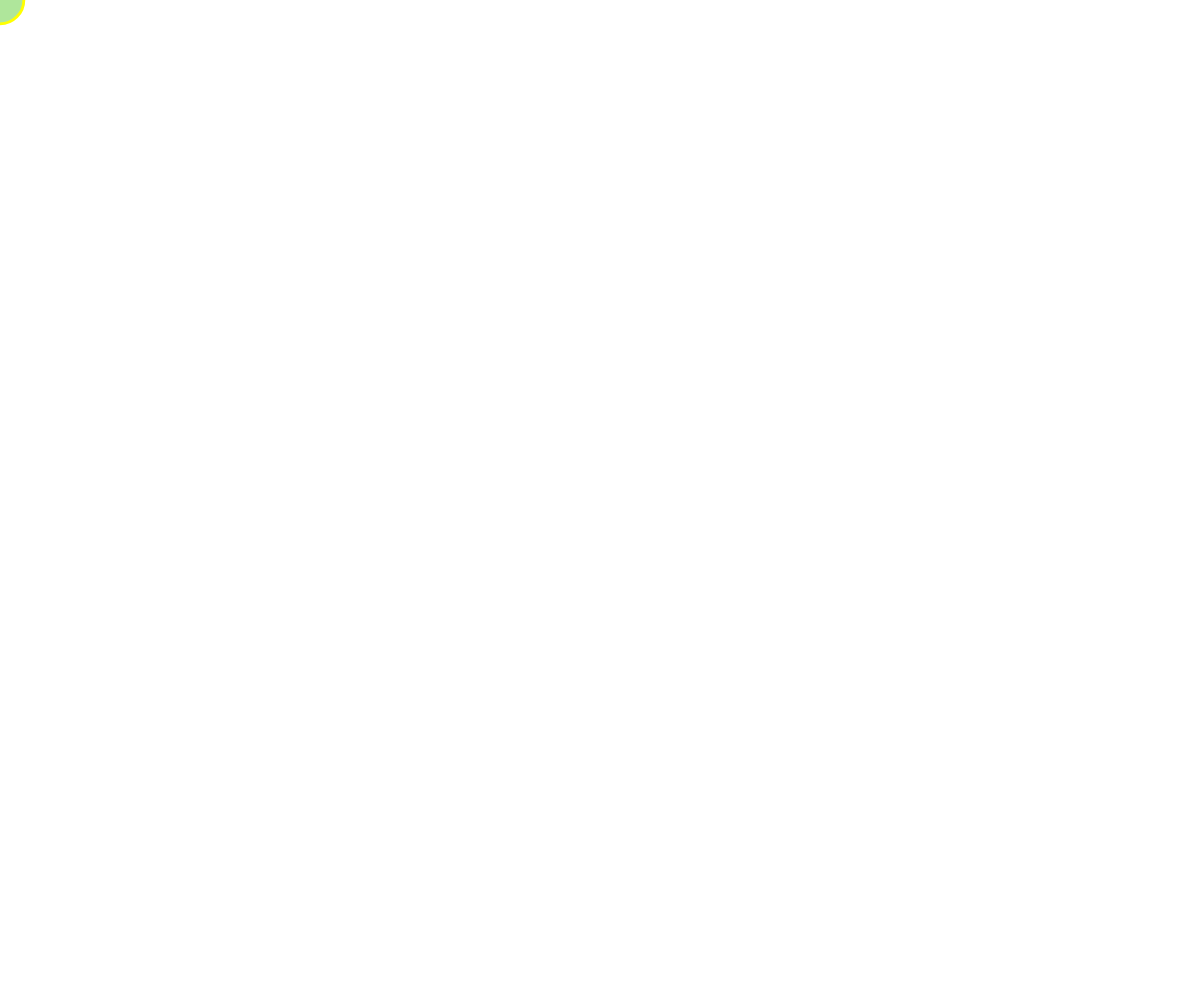
Frame 1 (no input)
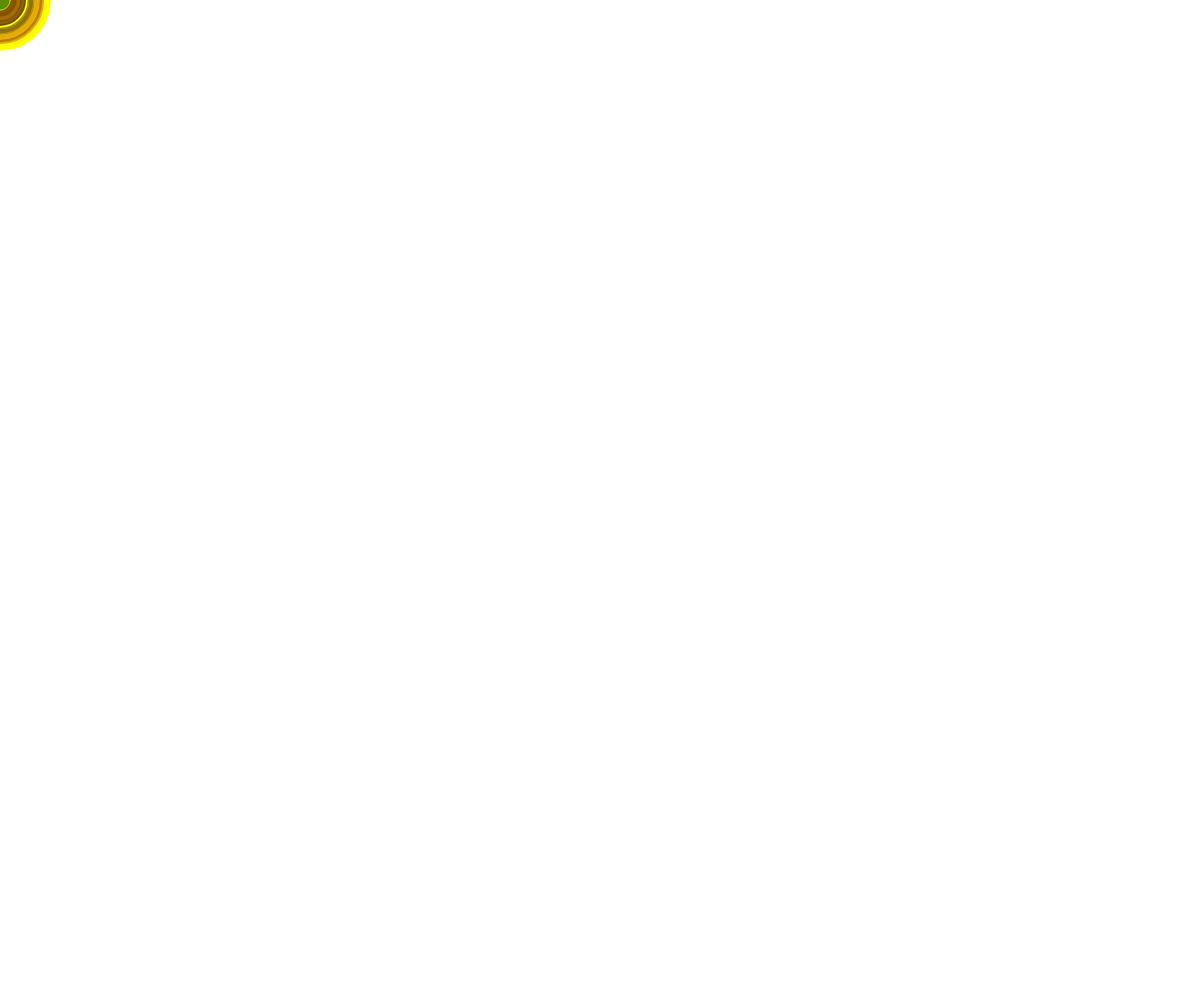
Frame 60 (no input)
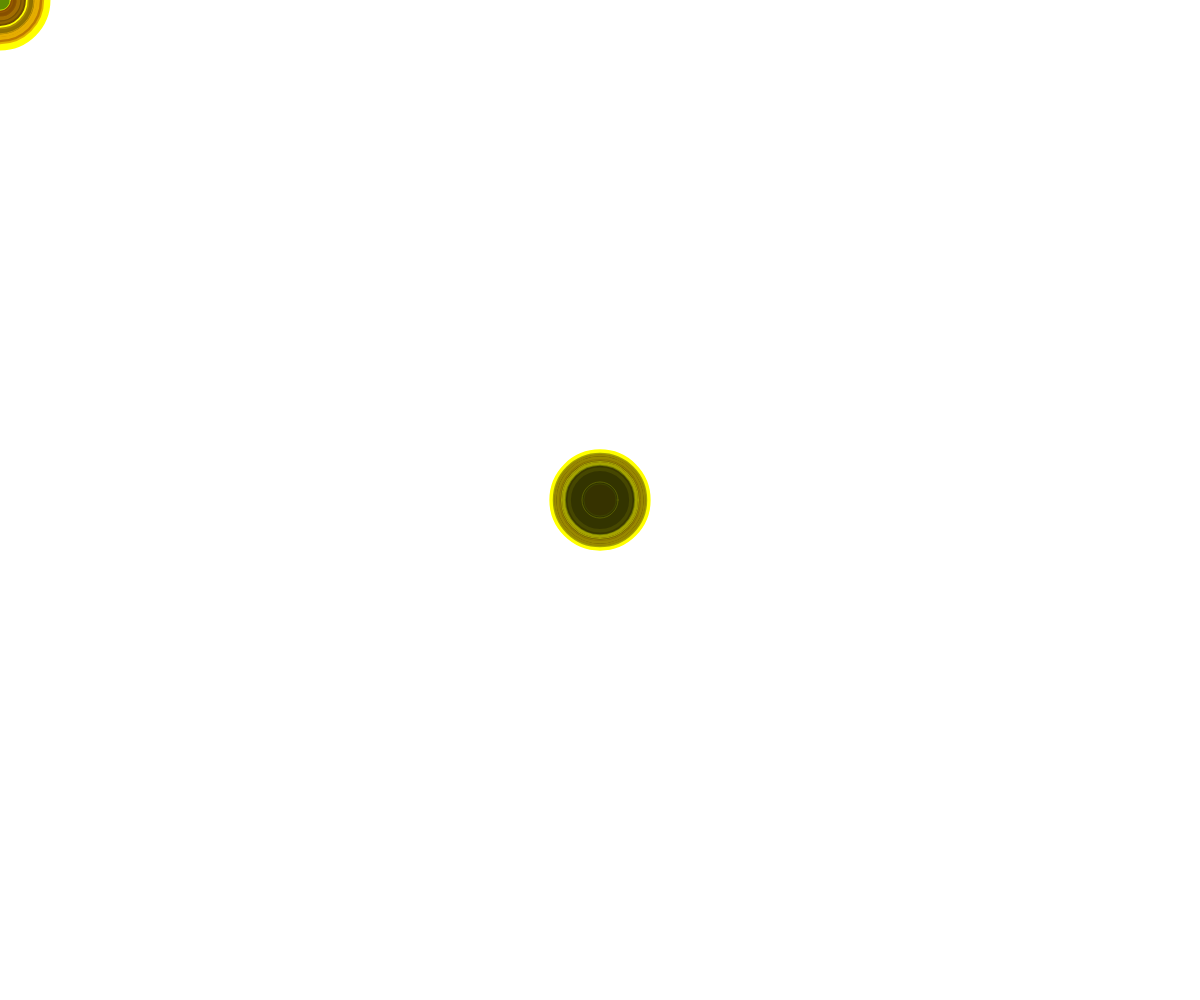
Frame 120 (the mouse pressed at the canvas centre since frame 60)

The p5.js sketch that drew these frames (run headless with seeded random() and noise() and a simulated clock; from frame 60 on, the mouse is pressed at the canvas centre):

// p5.js sketch
// ── sketch.js
function setup() {
  createCanvas(windowWidth, windowHeight);
	rectMode(CENTER);
}

function draw() {
  //background(220);
	stroke(255,255,0);
	strokeWeight(random(0,4));
	fill(random(0,255),random(0,255),0,100);
	ellipse(mouseX,mouseY,random(20,100));
	
}
